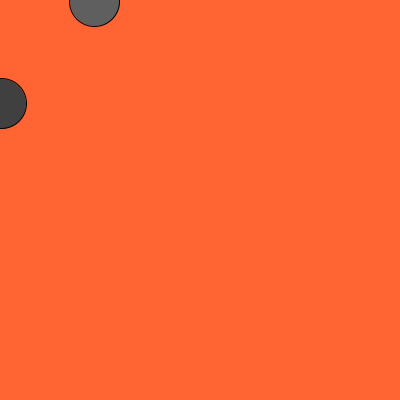
Frame 1 (no input)
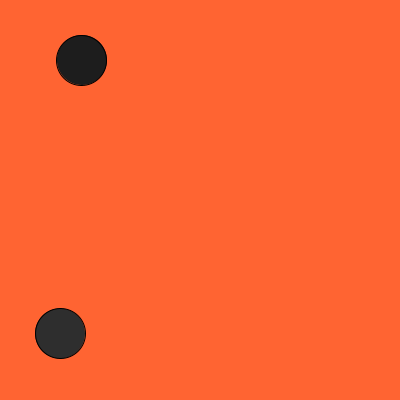
Frame 60 (the mouse pressed at the canvas centre just before this capture)
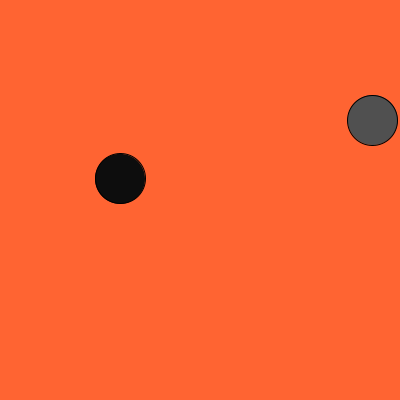
Frame 120 (the mouse held since frame 60 and released just before this capture)

The Processing sketch that drew these frames (run headless with seeded random() and noise(); from frame 60 on, the mouse is pressed at the canvas centre):

// Processing sketch: processing_41753
// ── processing_41753.pde

// Alex Nelson
//borrowed from the basic motion code

float x;
float y;
float speed;
float radius;

void setup(){
  size(400,400);
  x = 0;
  y = 0;
  speed = 1;
  radius = 50; 
}

void draw(){
  background(255,100,50);
 
 
//bouncing ball from left to right
  x = x + speed;
  fill(random(0,100));
  ellipse(x,random(height),radius,radius); 
  
//bouncing ball from top to bottom
  y = y + speed;
  fill (random(0,100));
  ellipse(random(width),y,radius,radius); 

}
